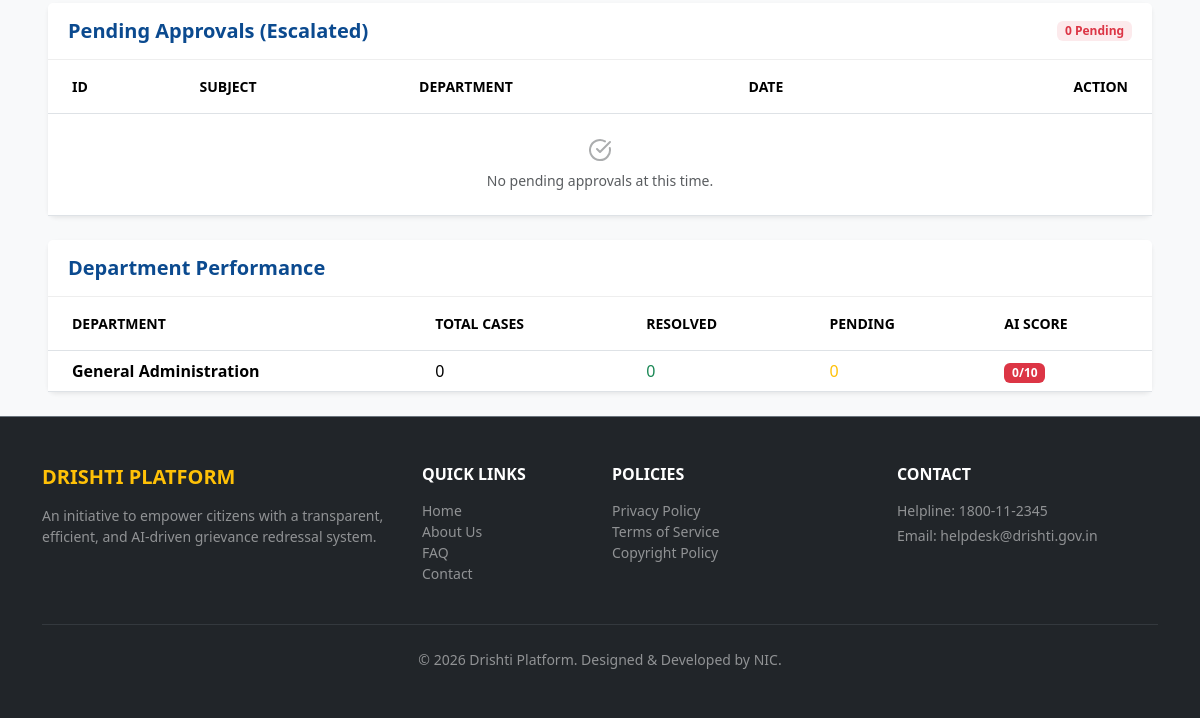
The page /state/dashboard/ (signed in, lower part) on the database as committed earlier.
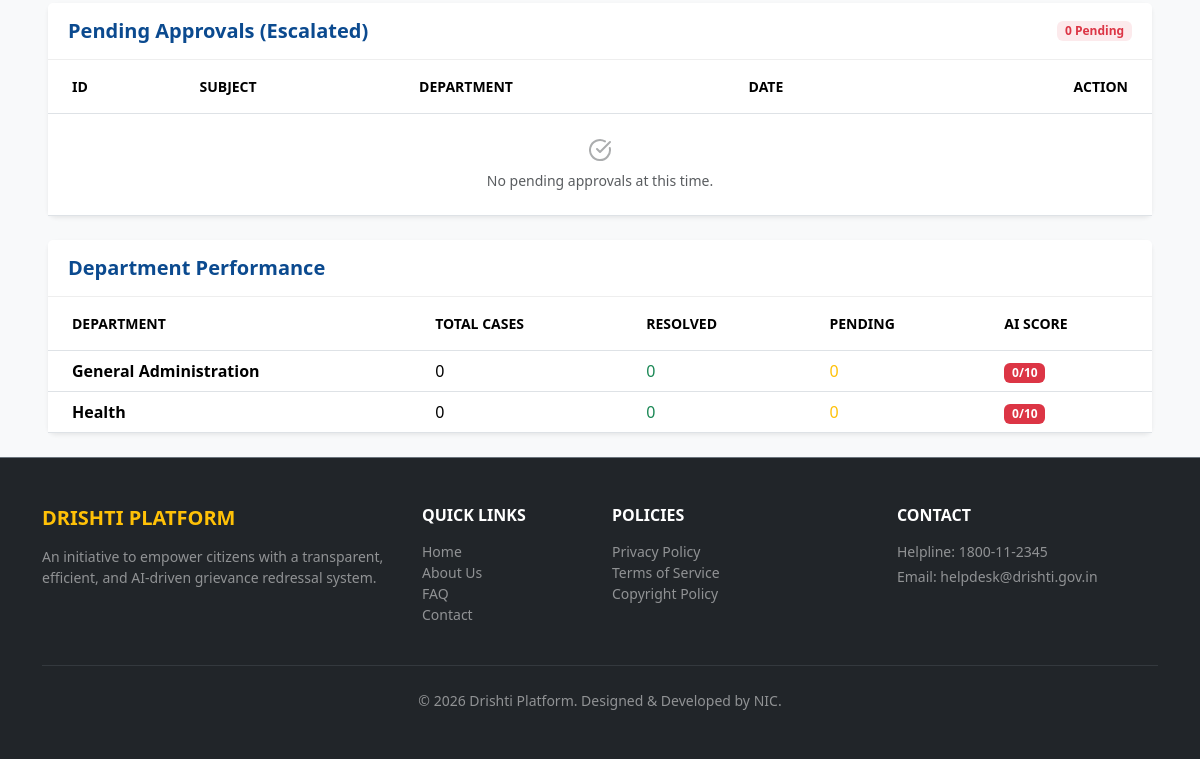
The same page on the database as committed later.
### complaints/models.py (models this page shows, shortened)
class Department(models.Model):
    name = models.CharField(max_length=100)
    description = models.TextField(blank=True)
    created_at = models.DateTimeField(auto_now_add=True)

### dashboard/views.py (the view)
# urls.py: path('state/dashboard/', dashboard_views.state_dashboard, name='state_dashboard'),
@login_required
@login_required
def state_dashboard(request):
    if request.user.role != 'city_admin' and request.user.role != 'state_admin': # Allow state_admin role if distinct
        if request.user.role != 'state_admin' and request.user.role != 'city_admin':
             return redirect('dashboard')
    complaints = Complaint.objects.all()
    total_grievances = complaints.count()
    resolved_count = complaints.filter(status='resolved').count()
    resolution_rate = int((resolved_count / total_grievances * 100)) if total_grievances > 0 else 0
    from django.db.models import Avg, F, ExpressionWrapper, fields
    import datetime
    resolved_complaints = complaints.filter(status='resolved', resolved_at__isnull=False)
    total_days = 0
    count = 0
    for c in resolved_complaints:
        diff = c.resolved_at - c.created_at
        total_days += diff.days
        count += 1
    avg_days_resolve = round(total_days / count, 1) if count > 0 else 0
    critical_hotspots = complaints.filter(ai_predicted_priority='critical').count()
    from django.db.models import Count, Q
    dept_performance = Department.objects.annotate(
        total=Count('complaint'),
        resolved=Count('complaint', filter=Q(complaint__status='resolved')),
        pending=Count('complaint', filter=~Q(complaint__status='resolved'))
    )
    for dept in dept_performance:
        if dept.total > 0:
            rate = (dept.resolved / dept.total) * 10
            dept.ai_score = round(rate, 1)
        else:
            dept.ai_score = 0
    context = {
        'total_grievances': total_grievances,
        'resolution_rate': resolution_rate,
        'avg_days_resolve': avg_days_resolve,
        'critical_hotspots': critical_hotspots,
        'dept_performance': dept_performance,
        'forwarded_complaints': complaints.filter(workflow_state='forwarded_to_redressal').order_by('-updated_at'),
    }
    return render(request, 'StateAdminPages/state_dashboard.html', context)

### templates/StateAdminPages/state_dashboard.html (shortened to what this page needs)
{% extends 'dashboard_base.html' %}
{% load static %}
{% block content %}
<div class="container-fluid px-4">
    <div class="card border-0 shadow-sm mb-4">
        <div class="card-header bg-white py-3 d-flex justify-content-between align-items-center">
            <h5 class="fw-bold text-primary mb-0">Pending Approvals (Escalated)</h5>
            <span class="badge bg-danger bg-opacity-10 text-danger">{{ forwarded_complaints.count }} Pending</span>
        </div>
        <div class="card-body p-0">
            <div class="table-responsive">
                <table class="table table-hover align-middle mb-0">
                    <thead class="bg-light small text-muted text-uppercase">
                        <tr>
                            <th class="ps-4 py-3">ID</th>
                            <th class="py-3">Subject</th>
                            <th class="py-3">Department</th>
                            <th class="py-3">Date</th>
                            <th class="py-3 text-end pe-4">Action</th>
                        </tr>
                    </thead>
                    <tbody>
                        {% for complaint in forwarded_complaints %}
                        <tr>
                            <td class="ps-4 fw-bold">#{{ complaint.id|stringformat:"04d" }}</td>
                            <td>
                                <div class="fw-bold text-dark">{{ complaint.title }}</div>
                                <div class="small text-muted">{{ complaint.location|default:"--" }}</div>
                            </td>
                            <td><span class="badge bg-light text-dark border">{{ complaint.department.name }}</span>
                            </td>
                            <td class="small text-muted">{{ complaint.updated_at|date:"M d, Y" }}</td>
                            <td class="text-end pe-4">
                                <a href="{% url 'citizen_complaint_details' complaint.id %}"
                                    class="btn btn-sm btn-primary fw-bold">
                                    Review & Resolve
                                </a>
                            </td>
                        </tr>
                        {% empty %}
                        <tr>
                            <td colspan="5" class="text-center py-4 text-muted small">
                                <i data-lucide="check-circle" class="w-8 h-8 mb-2 d-block mx-auto opacity-50"></i>
                                No pending approvals at this time.
                            </td>
                        </tr>
                        {% endfor %}
                    </tbody>
                </table>
            </div>
        </div>
    </div>
    <div class="card border-0 shadow-sm">
        <div class="card-header bg-white py-3">
            <h5 class="fw-bold mb-0">Department Performance</h5>
        </div>
        <div class="table-responsive">
            <table class="table table-hover align-middle mb-0">
                <thead class="bg-light text-uppercase small fw-bold text-muted">
                    <tr>
                        <th class="px-4 py-3">Department</th>
                        <th class="px-4 py-3">Total Cases</th>
                        <th class="px-4 py-3">Resolved</th>
                        <th class="px-4 py-3">Pending</th>
                        <th class="px-4 py-3">AI Score</th>
                    </tr>
                </thead>
                <tbody>
                    {% for dept in dept_performance %}
                    <tr>
                        <td class="px-4 fw-bold">{{ dept.name }}</td>
                        <td class="px-4">{{ dept.total }}</td>
                        <td class="px-4 text-success">{{ dept.resolved }}</td>
                        <td class="px-4 text-warning">{{ dept.pending }}</td>
                        <td class="px-4">
                            <span
                                class="badge bg-{% if dept.ai_score >= 8 %}success{% elif dept.ai_score >= 5 %}warning{% else %}danger{% endif %}">
                                {{ dept.ai_score }}/10
                            </span>
                        </td>
                    </tr>
                    {% empty %}
                    <tr>
                        <td colspan="5" class="text-center py-4 text-muted">No data available.</td>
                    </tr>
                    {% endfor %}
                </tbody>
            </table>
        </div>
    </div>
</div>
{% endblock %}

### templates/dashboard_base.html (shortened to what this page needs)
{% load static %}
<!DOCTYPE html>
<html lang="en">
<head>
    <link rel="stylesheet" href="{% static 'css/bootstrap.min.css' %}">
    <link rel="stylesheet" href="{% static 'css/index.css' %}">
</head>
<body class="d-flex flex-column min-vh-100 bg-light">
    <main class="flex-grow-1 py-4" id="main-content">
        <div class="container-fluid px-4">
            {% block content %}{% endblock %}
        </div>
    </main>
    <footer class="bg-dark text-white py-5 mt-auto border-top border-secondary">
        <div class="container">
            <div class="row g-4">
                <div class="col-md-4">
                    <h5 class="text-uppercase fw-bold mb-3 text-warning">Drishti Platform</h5>
                    <p class="small text-white-50">
                        An initiative to empower citizens with a transparent, efficient, and AI-driven grievance
                        redressal system.
                    </p>
                </div>
                <div class="col-md-2">
                    <h6 class="text-uppercase fw-bold mb-3">Quick Links</h6>
                    <ul class="list-unstyled small">
                        <li><a href="#" class="text-white-50 text-decoration-none">Home</a></li>
                        <li><a href="#" class="text-white-50 text-decoration-none">About Us</a></li>
                        <li><a href="#" class="text-white-50 text-decoration-none">FAQ</a></li>
                        <li><a href="#" class="text-white-50 text-decoration-none">Contact</a></li>
                    </ul>
                </div>
                <div class="col-md-3">
                    <h6 class="text-uppercase fw-bold mb-3">Policies</h6>
                    <ul class="list-unstyled small">
                        <li><a href="#" class="text-white-50 text-decoration-none">Privacy Policy</a></li>
                        <li><a href="#" class="text-white-50 text-decoration-none">Terms of Service</a></li>
                        <li><a href="#" class="text-white-50 text-decoration-none">Copyright Policy</a></li>
                    </ul>
                </div>
                <div class="col-md-3">
                    <h6 class="text-uppercase fw-bold mb-3">Contact</h6>
                    <p class="small text-white-50 mb-1">Helpline: 1800-11-2345</p>
                    <p class="small text-white-50">Email: helpdesk@drishti.gov.in</p>
                </div>
            </div>
            <hr class="border-secondary my-4">
            <div class="text-center small text-white-50">
                &copy; 2026 Drishti Platform. Designed & Developed by NIC.
            </div>
        </div>
    </footer>
</body>
</html>

### static/css/index.css (style rules this page uses)
:root { --gov-blue: #0b4a8f; --gov-dark-blue: #072a53; --gov-orange: #f39200; --gov-green: #2e7d32; }
.text-primary { color: var(--gov-blue) !important; }
.card { border: none; box-shadow: 0 2px 4px rgba(0, 0, 0, 0.05); border-radius: 8px; transition: transform 0.2s; }
.card-header { background-color: #fff; border-bottom: 1px solid #eee; font-weight: 700; color: var(--gov-blue); padding: 1rem 1.25rem; }

Rows that differ between the two databases and show on the page:
added Department: name "Health", total "0", resolved "0", pending "0", ai_score "0"
